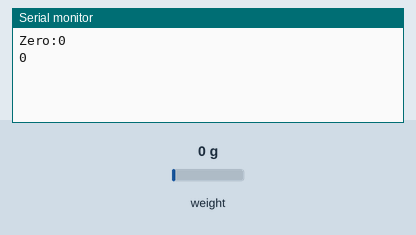
This sketch was run on a simulated Arduino Uno, built with avr-gcc and run on an emulated ATmega328P. Shown: the last lines printed to the serial monitor. Inputs (shaded band) come from the test bench; at power-on: weight on the scale 0 g.

Above: at 3.2 s.
3.3 s: weight on the scale set to 100 g
At 4.3 s:
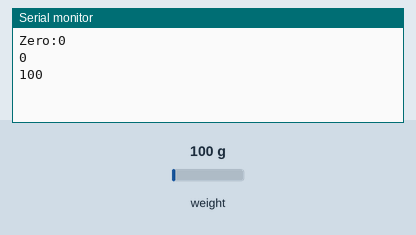
4.8 s: weight on the scale set to 1250 g
At 5.8 s:
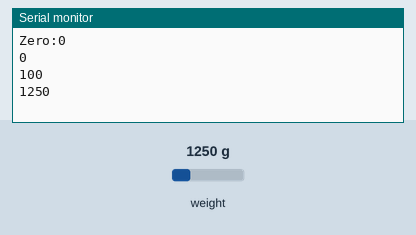
Timing chart, 0 to 7.8 s (numbered marks = the images above; inputs shaded):
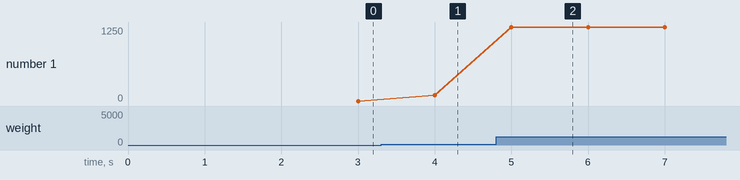

The sketch:

kalib.ino
```cpp
#include "HX711.h"
const int LOADCELL_DOUT_PIN = 4;
const int LOADCELL_SCK_PIN = 5;

HX711 scale;

void setup() {
  Serial.begin(9600);
  scale.begin(LOADCELL_DOUT_PIN, LOADCELL_SCK_PIN);
  scale.set_scale();
  scale.tare();
  long zero_factor = scale.read_average();
  Serial.print("Zero:");Serial.println(zero_factor);

//scale.set_scale(22.90);
}
void loop() {
  if(Serial.available()){
      scale.set_scale();
    scale.tare();
  }
  scale.set_scale(22.90);
  int scl=scale.get_units(10);
  Serial.println(scl);
//  delay(100);
}
```

Measured:
- after the input at 3.3 s, the serial monitor: prints a new line after 0.70 s (image 1)
- after the input at 4.8 s, the serial monitor: prints a new line after 0.20 s (image 2)
- plotted number 1: 0 → 100 after the input at 3.3 s, 100 → 1250 after the input at 4.8 s
